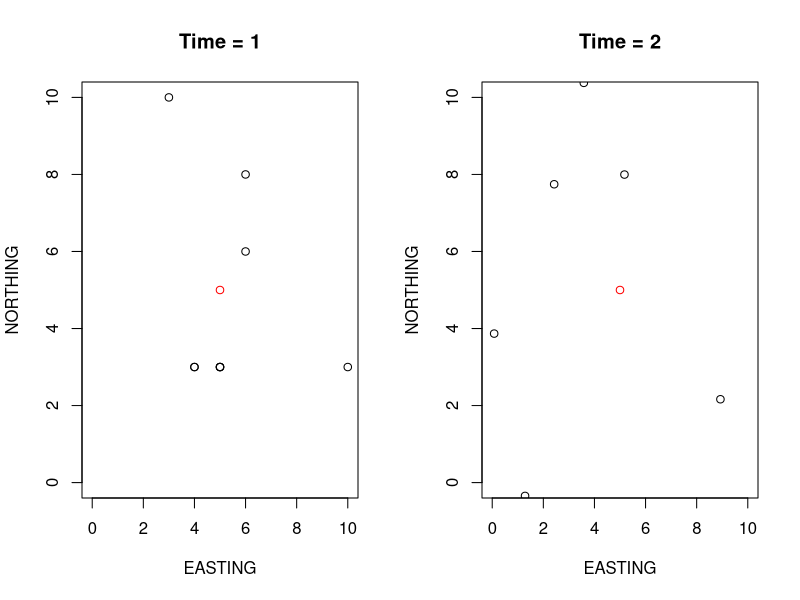
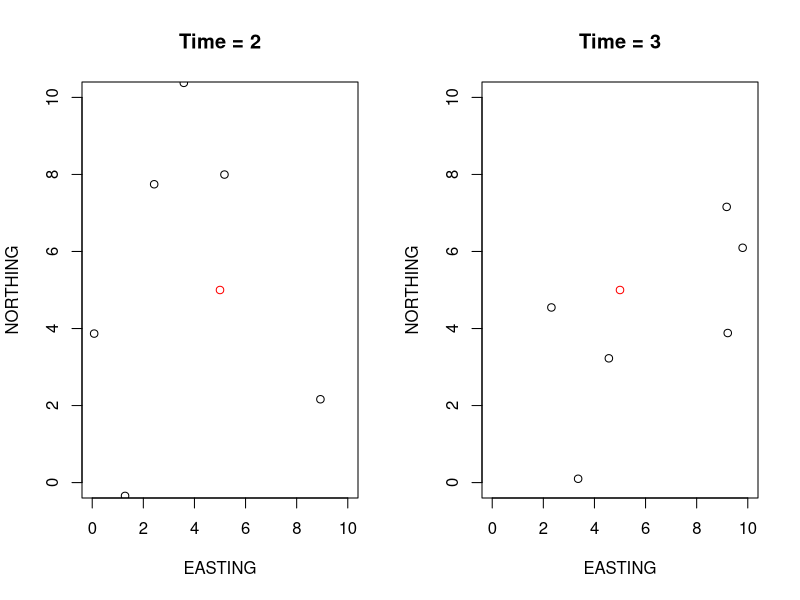
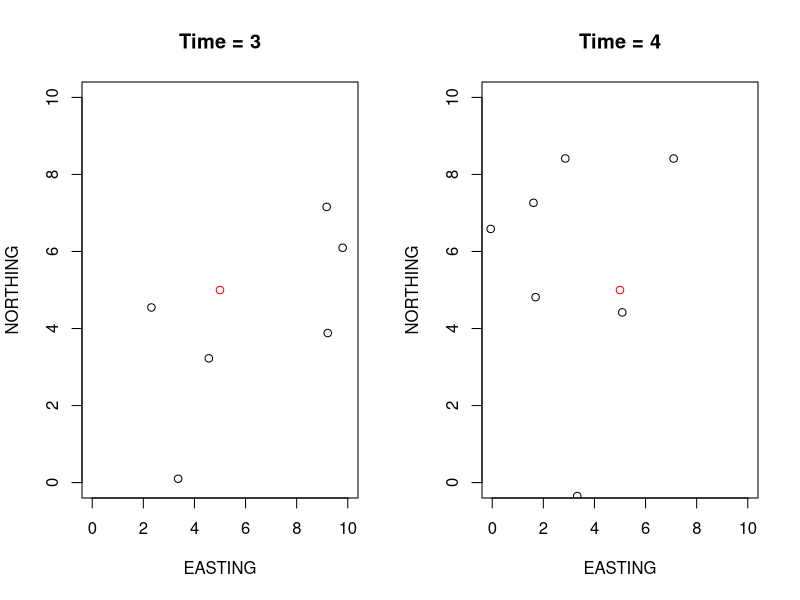
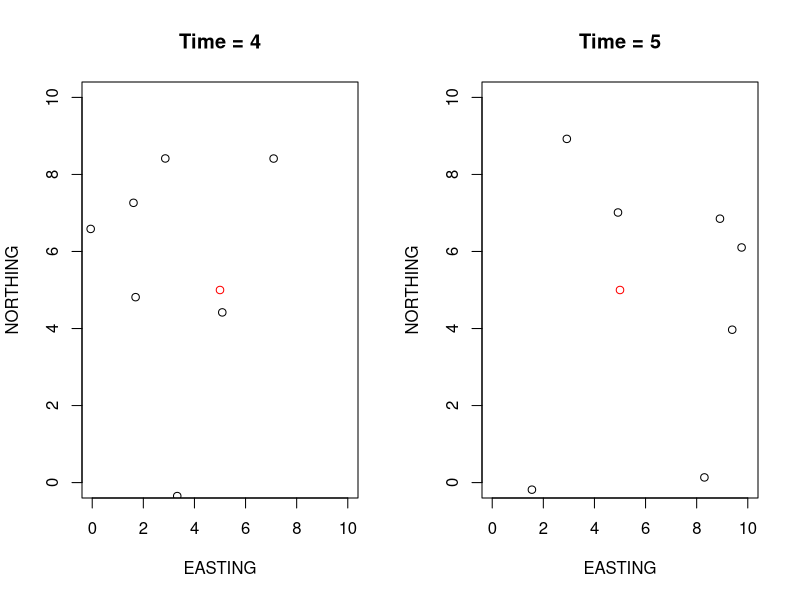
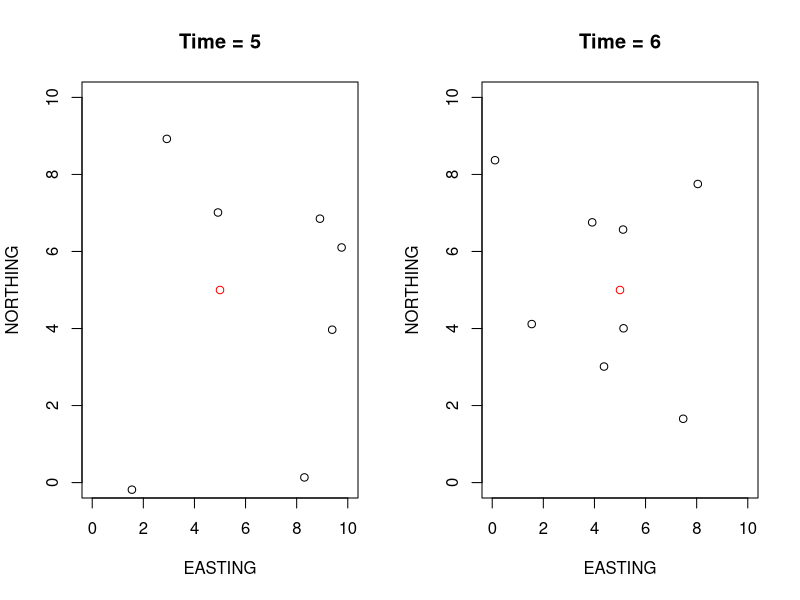
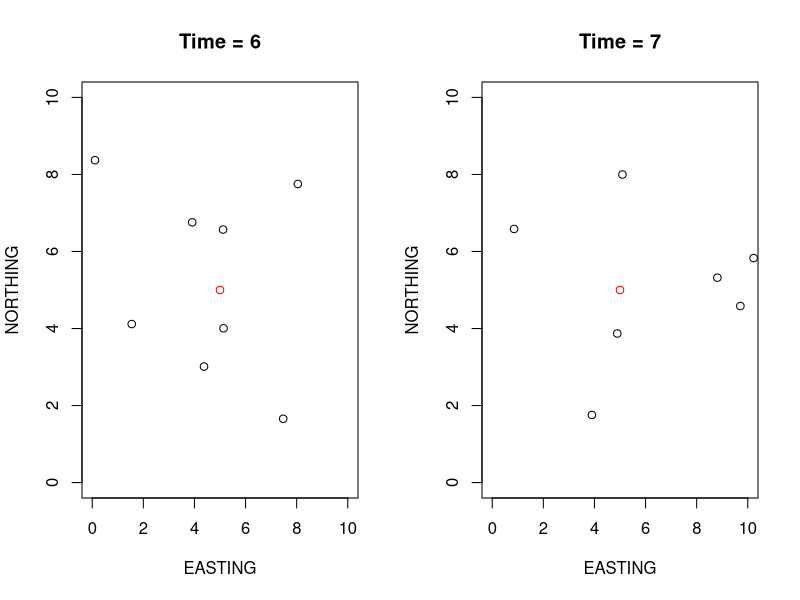
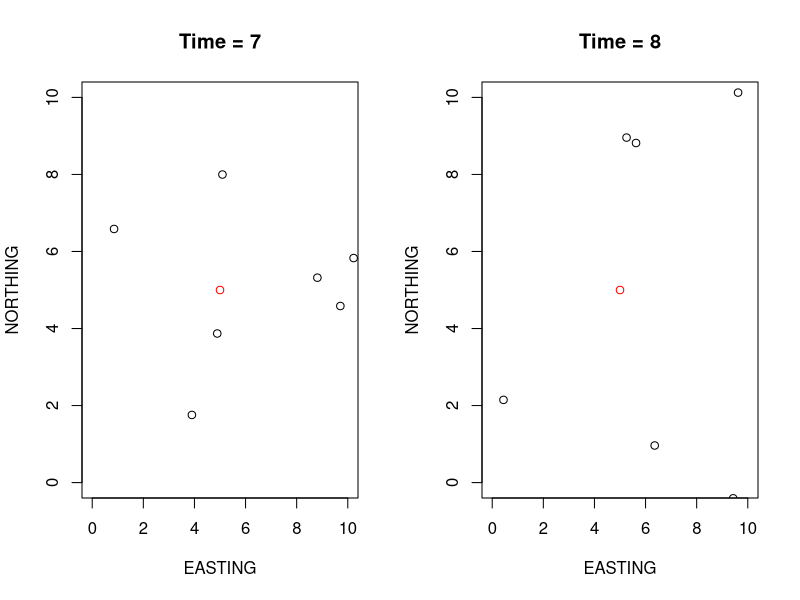
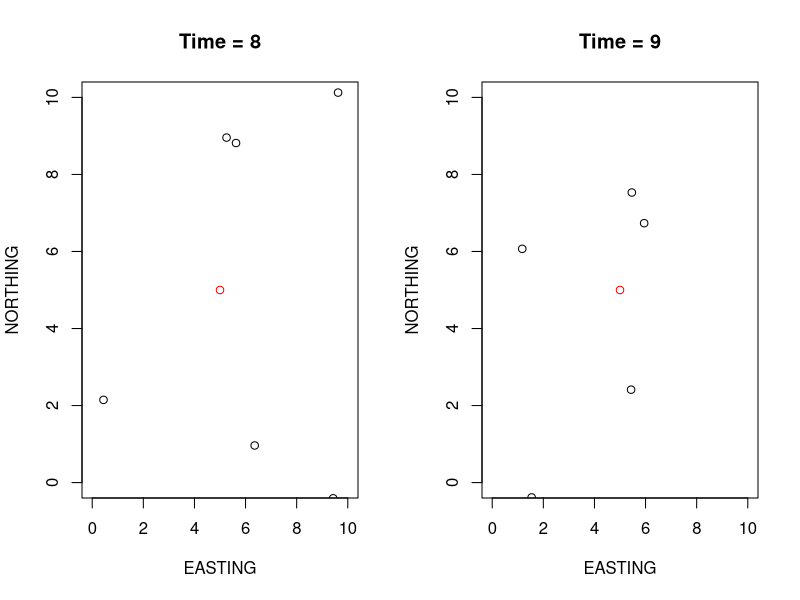

Source code (R) for these figures, in order:
#updated Dec 2, 2020
library(raster)
library(ggplot2)
library(reshape2)
library(geosphere)

# A function to get the distance of each lobster from the trap
# By default the trap is at (5,5)
# The function needs the x and y coordinate of the lobster
# adding trap location makes it generic
distanceToTrapCalculator<- function(xLobster, yLobster,xtrap=5, ytrap=5){
    distanceToTrap<- sqrt((xLobster - xtrap)^2 + (yLobster -ytrap)^2)
    return(distanceToTrap)
}

#when a lobster is outside the influence of bait, we need a function
#to randomly move the lobster for a fixed length = dStep 
# The function needs the current x and y coordinate of lobster + dStep (here 5)

randomMove<- function(xLobster, yLobster, dStep){
  
    randomAngle<- runif(n=1, min = 0, max=360) #selects a random angle of direction 
    xNew<- dStep * sin(randomAngle * pi / 180) + xLobster #moves dStep based on the angle
    yNew<- dStep * cos(randomAngle * pi / 180) + yLobster
    
    return( list(EASTING = xNew, NORTHING = yNew) )
}

# Another function is needed to  move the lobster for a fixed length = dStep toward the trap (+some randomness) 
#when it is within bait influence
# The function needs the current x and y coordinate of lobster + dStep + distance of the lobster from the bait 
#to determine if the condition for directionalMove is met
   
directionalMove<- function(xLobster, yLobster, dStep, distanceToTrap,
                           xtrap=5, ytrap=5,radius_of_influence=15,ZoI){

  thetaT = bearing(c(xLobster,yLobster),c(xtrap,ytrap))#calculates the angle to the trap
  
  # Calculating tethaR
    #ZoI is adjusted each time step for decay (shrinkage) of radius of influence (equation 3 in A)
    b = 1 + 0.9 * (distanceToTrap - ZoI) / radius_of_influence
    thetaR = -180:180
    P = 1/(180^b) * abs(thetaR) ^ b
    Prtheta_R = (1-P) / sum(1-P)
    theta_r = sample(thetaR,size = 1, prob=Prtheta_R)  
  
  
   tetha      <- thetaT + theta_r
  
  xNew   <- dStep * sin(tetha * pi / 180) + xLobster
  yNew   <- dStep * cos(tetha * pi / 180) + yLobster
  
  return( list(EASTING = xNew, NORTHING = yNew) )
  
}
# A function to get the coordinate at time t, update the coordinate, 
#and return the coordinate at time t + 1
updateGrid    = function(lobsterCoordinates,radius_of_influence=15, dstep = 5, currentZoI){
  
  # Takes the argument lobsterCoordinates as the x and y coordinates and updates it accordingly
  numberOfLobsters <- nrow(lobsterCoordinates)
  xNew <- vector(mode = 'numeric', length = numberOfLobsters)
  yNew <- vector(mode = 'numeric', length = numberOfLobsters)
  
  # Loops over each lobster and update their coordinate accordingly
  for( lobsterIndex in 1:numberOfLobsters ){
    
    xOld <- lobsterCoordinates[lobsterIndex,1]
    yOld <- lobsterCoordinates[lobsterIndex,2]
    distanceToTrap <- distanceToTrapCalculator(xLobster = xOld,yLobster = yOld)
    
    if( distanceToTrap > radius_of_influence){
      temp <- randomMove(xLobster = xOld , yLobster = yOld , dStep = dstep)
      xNew[lobsterIndex] <- temp$EASTING
      yNew[lobsterIndex] <- temp$NORTHING
    }else{
      temp <- directionalMove(xLobster = xOld , yLobster = yOld , distanceToTrap = distanceToTrap, dStep = dstep, ZoI = currentZoI)
      xNew[lobsterIndex] <- temp$EASTING
      yNew[lobsterIndex] <- temp$NORTHING
    }
  }
  
  updatedGrid <- data.frame(EASTING = xNew, NORTHING = yNew)
  return(updatedGrid)
  
}

#### initial coordinate of lobsters is simulated (written by Adam Cook)
rpoisD<-function (n, lambda,D=1) {
  if (D==1){
    rpois(n, lambda)
  }  else {
    sz = lambda^2/(D*lambda-lambda) #this puts the overdispersion in terms of lambda or the mean and gives you appropriate size for negbin
    rnbinom(n, size=sz, mu=lambda)
  }
}

#density per grid 100 grids
# each element in the vector represents the starting value in each grid
initialGrid = rpoisD(n=100,lambda=.1, D = 3)
LobsterStart = data.frame(EASTING = rep(1:10,times=10), NORTHING = rep(1:10,each=10), Lobs = initialGrid)


#AMC need to include the catching process
# #rateOfChangeInCatchability<- function(q0= 0.5,qmin=0, saturationTreshhold=5){
# r = (log(0.01) - log(q0 - qmin))/- saturationTreshhold
# return(r)
# }
# 
# catchability<- function(q0= 0.5,qmin=0, r=r, catch){
#   q = ((q0 - qmin)/ exp(r^catch)) + qmin
#   return(q)
# }
LobsterStart <- subset(LobsterStart,Lobs>0)
replicateCoordinates <- function(d){ rep(d[1:2], d[3]) } #replicates coordinates for grids with more than 1 lobster
tt <- unlist( apply(X = LobsterStart, MARGIN = 1, FUN = replicateCoordinates) )
tt<- matrix(tt, ncol = 2, byrow = TRUE)
colnames(tt)<- c("EASTING","NORTHING")
initialxyCoordinate  = as.data.frame(tt)
coordinatesOverTime <- list()
coordinatesOverTime[[1]] <- initialxyCoordinate 
currentZoI<- 1
s =  0.993

for(t in 2:100){
  currentZoI<- currentZoI * s
  coordinatesOverTime[[t]] <- updateGrid( lobsterCoordinates = coordinatesOverTime[[t-1]], currentZoI = currentZoI)
  par( mfrow=c(1,2) ) # create a plot with 1 row and 2 columns to show plots side by side
  plot( coordinatesOverTime[[t-1]], xlim = c(0,10), ylim = c(0,10), main = paste0('Time = ', t-1) )
  points(x = 5, y = 5, col = 'red')
  plot( coordinatesOverTime[[t]],   xlim = c(0,10), ylim = c(0,10), main = paste0('Time = ', t) )
  points(x = 5, y = 5, col = 'red')
  
}
